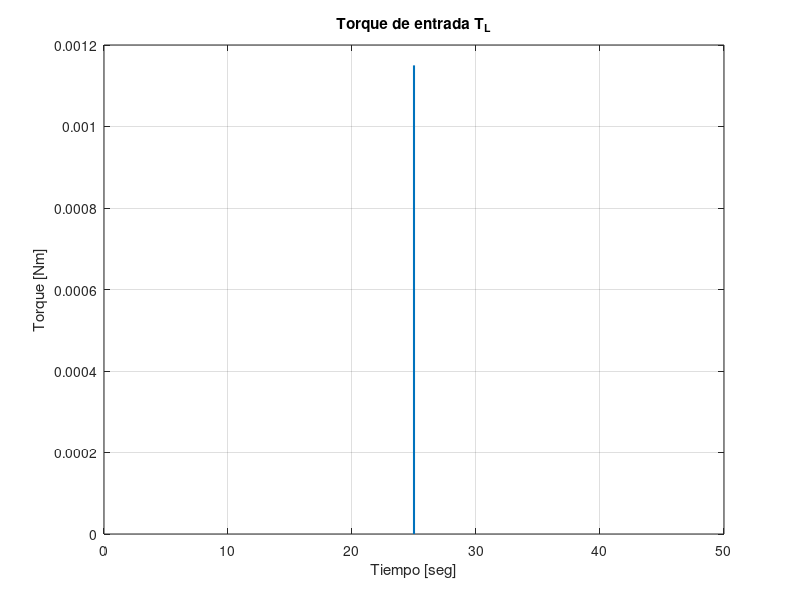

The MATLAB script that drew this image: (Note: this script raises an error after producing the figure.)
%% Actividad Práctica N°2: Diseño de controladores en variables de estado en tiempo continuo
%% Caso de estudio 1. Sistema de tres variables de estado
% 
% 
% Dadas las ecuaciones del motor de corriente continua con torque de carga $T_L$ 
% no nulo, con los parámetros:
%% 
% * $L_{\textrm{AA}} =5\;{10}^{-3}$
% * $J=0\ldotp 004$
% * $R_A =0\ldotp 2$
% * $B_m =0\ldotp 005$
% * $K_i =6\ldotp 5\;{10}^{-5}$
% * $K_m =0\ldotp 055$
%% 
% $$\frac{{\textrm{di}}_a }{\textrm{dt}}=-\frac{R_A \;}{L_{\textrm{AA}} }i_a 
% -\frac{K_m \;}{L_{\textrm{AA}} }\omega {\;}_r +\frac{1\;}{L_{\textrm{AA}} }v_a$$
% 
% $$\frac{d\omega {\;}_r }{\textrm{dt}}=\frac{K_i \;}{J}i_a -\frac{B_m \;}{J}\omega_r 
% -\frac{1\;}{J}T_L$$
% 
% $$\frac{d\theta {\;}_t }{\textrm{dt}}=\omega_r$$
%% 
% # Implementar un sistema en variables de estado que controle el ángulo del 
% motor, para consignas de $\frac{\pi }{2}$ y $-\frac{\pi }{2}$ cambiando cada 
% 2 segundos y que el $T_L$ de $1\ldotp 15\;10{\;}^{-3}$ aparece sólo para $\frac{\pi 
% }{2}$ y para $-\frac{\pi }{2}$ es nulo. Hallar el valor de integración de Euler 
% adecuado. El objetivo es mejorar la dinámica del controlador que muestra la 
% Fig. 1.
% # Considerar que no puede medirse la corriente y sólo pueda medirse el ángulo, 
% por lo que debe implementarse un observador. Obtener la simulación en las mismas 
% condiciones que en el punto anterior, y superponer las gráficas para comparar.
%% 
% Primero se comienza definiendo las variables a utilizar:

Laa = 5e-3;
J = 0.004;
Ra = 0.2;
Bm = 0.005;
Ki = 6.5e-5;
Km = 0.055;
%% 
% Ahora la representación matricial en variables de estado:

A = [-Ra/Laa -Km/Laa 0; Ki/J -Bm/J 0; 0 1 0]
B = [1/Laa 0; 0 -1/J; 0 0]
%% 
% La matriz C tiene la siguiente forma, de modo de poder 

C = [0 0 1]
D = [0 0]
%% 
% Se obtiene la función de transferencia para el torque:

sys = ss(A,B,C,D)
GTheta = tf(sys)
%% 
% Se puede ver que la función de transferencia está dada en forma de matriz, 
% ya que se está ante un sistema del tipo MIMO, es decir, el resultado obtenido 
% tiene sentido hasta ahora.
% 
% Ahora, para controlar al sistema se utiliza un diseño con LQR. Para ello es 
% necesario primero declarar las variables Q, R y las matrices ampliadas.

Q = diag([0.1 0.1 0.1 100000])
R = 100;
Aamp = [A zeros(3,1); -C 0]
Bamp = [B(:,1); 0]
K = lqr(Aamp,Bamp,Q,R)
%% 
% Ahora, para calcular el tiempo de integración para Euler es necesario obtener 
% los polos a lazo cerrado, y trabajar con la dinámica del más rápido. Los polos 
% son:

poles = eig(Aamp-Bamp(:,1)*K)
%% 
% El polo más rápido es:

lambda = max(poles)
%% 
% Entonces, se calcula $t_r$, de modo de simular con un tiempo menor al mismo.

tr = log(0.95)/lambda
%% 
% Se decide entonces, utilizar un período de integración para Euler de $1\;{10}^{-4}$.

h = 1e-4;
simTime = 50;
t = 0:h:(simTime-h);
%% 
% Con estas variables, se define la entrada, llamada reference.

reference = (pi/2)*square(2*pi*(1/50)*t);
%% 
% La señal de referencia es la siguiente:

plot(t,reference,'LineWidth',1.5)
xlabel('Tiempo [seg]')
ylabel('Ángulo [rad]')
title('Señal de referencia \theta_i')
grid
%% 
% El torque de entrada del sistema es:

torque = ((1.15e-3)/2)*square(2*pi*(1/50)*t)+((1.15e-3)/2);
plot(t,torque,'LineWidth',1.5)
xlabel('Tiempo [seg]')
ylabel('Torque [Nm]')
title('Torque de entrada T_L')
grid
%% 
% Las condiciones iniciales del sistema son nulas, para ello se plantean las 
% siguientes variables:

ia(1) = 0;
theta(1) = 0;
omega(1) = 0;
%% 
% El vector de estados del sistema está dado por:

stateVector = [ia(1) omega(1) theta(1)]';
%% 
% El punto de operación se lo toma alrededor del origen, y, luego, se plantea 
% el vector x, propio de la representación en variables de estado.

xop = [0 0 0]';
x = [ia(1) omega(1) theta(1)];
zeta(1) = 0;
integ(1) = zeta(1);
%% 
% Ahora, la simulación propiamente dicha:

for i = 1:(simTime/h)
    zetaP = reference(i)-C*stateVector;
    zeta(i) = integ+zetaP*h;
    u(i) = -K(1:3)*stateVector-K(4)*zeta(i);
    ia(i) = x(1);
    omega(i) = x(2);
    theta(i) = x(3);
    x1P = -Ra*x(1)/Laa-Km*x(2)/Laa+u(i)/Laa;
    x2P = Ki*x(1)/J-Bm*x(2)/J-torque(i)/J;
    x3P = x(2);
    xP = [x1P x2P x3P]';
    x = x+h*xP;
    stateVector = [ia(i) omega(i) theta(i)]';
    integ = zeta(i);
end
save('iaReal.mat','ia');
%% 
% Ahora, se tiene la siguiente salida de ángulo del sistema:

plot(t,theta,'LineWidth',1.5)
xlabel('Tiempo [seg]')
ylabel('Ángulo [rad]')
title('Salida \theta_r')
grid
%% 
% Junto con la salida del ángulo del motor, también se pueden visualizar la 
% corriente de armadura y la acción de control.

plot(t,ia,'LineWidth',1.5)
xlabel('Tiempo [seg]')
ylabel('Corriente [A]')
title('Salida i_a')
grid
plot(t,u,'LineWidth',1.5)
xlabel('Tiempo [seg]')
title('Acción de control')
grid
%% 
% El segundo inciso de la consigna pide implementar un observador para la corriente 
% en el sistema, considerando que no puede ser medida y que sólo puede medirse 
% el ángulo del motor. Además, pide obtener gráficas superpuestas. Se procede 
% a realizar exactamente el mismo procedimiento, por lo que no se comentará hasta 
% el momento en que se deba simular, ya que ahí aparecen cambios.

Laa = 5e-3;
J = 0.004;
Ra = 0.2;
Bm = 0.005;
Ki = 6.5e-5;
Km = 0.055;
A = [-Ra/Laa -Km/Laa 0; Ki/J -Bm/J 0; 0 1 0];
B = [1/Laa 0 0]';
C = [0 0 1];
D = [0 0];
Q = diag([0.1 0.1 0.1 100000]);
R = 100;
Aamp = [A zeros(3,1); -C 0];
Bamp = [B(:,1); 0];
Camp = [C 0];
K = lqr(Aamp,Bamp,Q,R);
h = 1e-4;
simTime = 50;
t = 0:h:(simTime-h);
reference = (pi/2)*square(2*pi*(1/50)*t);
torque = ((1.15e-3)/2)*square(2*pi*(1/50)*t)+((1.15e-3)/2);
ia(1) = 0;
theta(1) = 0;
omega(1) = 0;
stateVector = [ia(1) omega(1) theta(1)]';
xop = [0 0 0]';
x = [ia(1) omega(1) theta(1)]';
zeta(1) = 0;
integ(1) = zeta(1);
%% 
% Ahora, para el observador:

Ao = A'
Bo = C'
Co = B'
Qo = diag([1 0.01 0.01])
Ro = 10;
Ko = lqr(Ao,Bo,Qo,Ro)
obsStateVector = [ia(1) omega(1) theta(1)]';
xObs = [0 0 0]'; 
%% 
% La simulación:

for i = 1:(simTime/h)
    zetaP = reference(i)-Camp(1:3)*stateVector-Camp(4)*integ;
    zeta(i) = integ+zetaP*h;
    u(i) = -K(1:3)*obsStateVector-K(4)*zeta(i);
    ia(i) = x(1);
    omega(i) = x(2);
    theta(i) = x(3);
    x1P = -Ra*x(1)/Laa-Km*x(2)/Laa+u(i)/Laa;
    x2P = Ki*x(1)/J-Bm*x(2)/J-torque(i)/J;
    x3P = x(2);
    xP = [x1P x2P x3P]';
    x = x+xP*h;
    iaO(i)= xObs(1);
    omegaO(i)= xObs(2);
    thetaO(i)= xObs(3);
    yO(i) = C*obsStateVector;
    y(i) = Camp(1:3)*stateVector+Camp(4)*integ;
    xTP = A*xObs+B*u(i)+Ko*(y(:,i)-yO(:,i));
    xObs = xObs+xTP*h;
    stateVector = [ia(i) omega(i) theta(i)]';
    integ = zeta(i);
    obsStateVector =[iaO(i) omegaO(i) thetaO(i)]';
end
%% 
% La corriente observada es:

plot(t,iaO,'LineWidth',1.5)
xlabel('Tiempo [seg]')
ylabel('Corriente [A]')
title('Corriente de armadura i_a observada')
grid
%% 
% Ahora, para comparar con la real obtenida anteriormente:

realIa = load('iaReal.mat');
plot(t,iaO,'LineWidth',1.5)
hold on
plot(t,realIa.ia,'LineWidth',1.5)
xlabel('Tiempo [seg]')
ylabel('Corriente [A]')
title('Corriente de armadura i_a')
legend('Observada', 'Real')
grid on
hold off
%% 
% Es posible apreciar un error en la aproximación realizada mediante el observador. 
% A continuación se muestra la evolución de ese error.

obsError(1) = 0;
for i = 1:(simTime/h)
    obsError(i) = (realIa.ia(i)-iaO(i));
end
plot(t,obsError,'LineWidth',1.5)
xlabel('Tiempo [seg]')
ylabel('Error [A]')
title('Error de observación')
grid